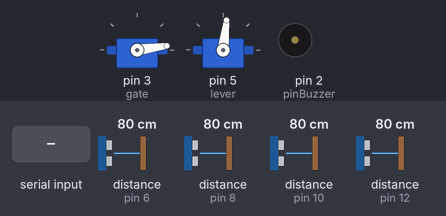
Simulated run of this sketch. Board: Arduino Uno, built with avr-gcc and run on an emulated ATmega328P. Shown: 2 × servo, buzzer (waves = sounding, pin HIGH). Wiring (inferred from the names in the program): 4 × ultrasonic range finder: trigger pin 7, echo pin 6 / trigger pin 9, echo pin 8 / trigger pin 11, echo pin 10 / trigger pin 13, echo pin 12. The test bench sets the inputs (shaded band); at power-on: distance to the obstacle (sensors on pin 6, pin 8, pin 10, pin 12) 80 cm. The echo pulse lasts 58.3 µs per cm; pins used as bus, display or sensor lines are not drawn.

Above: at 2.7 s.
2.8 s: distance to the obstacle (sensor on pin 6) set to 2 cm
At 2.92 s:
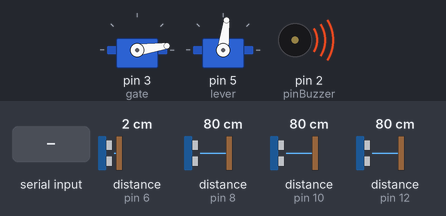
4.5 s: distance to the obstacle (sensor on pin 6) set to 22 cm
7.5 s: distance to the obstacle (sensor on pin 6) set to 28 cm
9.0 s: "2\n" received over Serial
At 11.9 s:
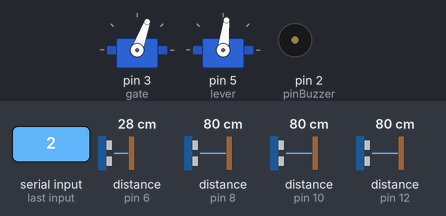
12.0 s: distance to the obstacle (sensor on pin 6) set to 4 cm
At 12.89 s:
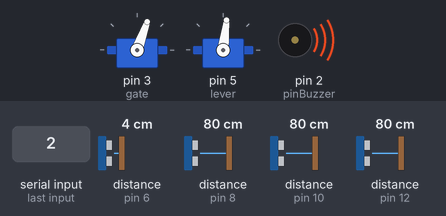
14.4 s: "90,45\n" received over Serial
At 18.1 s:
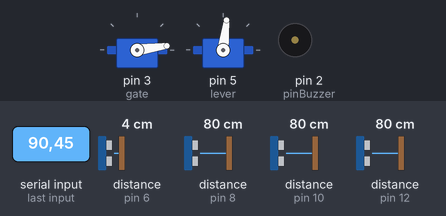
Timing chart, 0 to 18.4 s (numbered marks = the images above; inputs shaded):
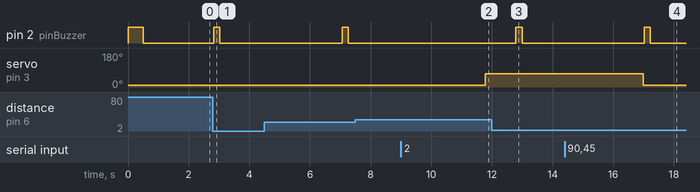

The sketch:

CodeIno.ino
```cpp
#include <Servo.h>

Servo gate;
Servo lever;

const int midleAngle = 83;

const int pinBuzzer = 2;
const int trigPin = 7;
const int echoPin = 6;
const int trigPin1 = 13;
const int echoPin1 = 12;
const int trigPin2 = 11;
const int echoPin2 = 10;
const int trigPin3 = 9;
const int echoPin3 = 8;

long duration, duration1, duration2, duration3;
int distance, distance1, distance2, distance3;
int angel =0;
int mode = 0;
int gerak = 0;
int point, lever_position;

char data;

void setup() {
  Serial.begin(9600);
  gate.attach(3);
  lever.attach(5);
  gate.write(10); //0-70
  lever.write(midleAngle);
  lever_position = midleAngle;

  pinMode(pinBuzzer, OUTPUT);
  pinMode(trigPin, OUTPUT);
  pinMode(echoPin, INPUT);
  pinMode(trigPin1, OUTPUT);
  pinMode(echoPin1, INPUT);
  pinMode(trigPin2, OUTPUT);
  pinMode(echoPin2, INPUT);
  pinMode(trigPin3, OUTPUT);
  pinMode(echoPin3, INPUT);


  digitalWrite(pinBuzzer, HIGH);
  delay(500);
  digitalWrite(pinBuzzer, LOW);
  delay(1000);
}

void loop() {

  bacaUS();
  get_value(&angel);

  if(distance < 25 and mode == 0){mode = 1; digitalWrite(pinBuzzer, HIGH); delay(200); digitalWrite(pinBuzzer, LOW); delay(4000);}
  else if(mode == 1){gerak = angel; mode = 0;}

  if(gerak == 0){gate.write(8); point = midleAngle;}
  else if(gerak == 1){point = 0; delay(500);}
  else if(gerak == 2){point = midleAngle; delay(500);}
  else if(gerak == 3){point = 170; delay(500);}

  if(lever_position > point)
  {
    for(int i = lever_position; i >= point; i--){lever.write(i); lever_position = i; /*Serial.println(lever_position);*/ delay(70);}
  }

  if(lever_position < point)
  {
    for(int i = lever_position; i <= point; i++){lever.write(i); lever_position = i; /*Serial.println(lever_position);*/ delay(70);}
  }

  if(gerak > 0 and gerak < 4){gate.write(70); delay(1000); gerak = 0;}

  if(distance1 + distance2 + distance3 < 80)
  {
    digitalWrite(pinBuzzer, HIGH); delay(50);
    digitalWrite(pinBuzzer, LOW); delay(50);
    digitalWrite(pinBuzzer, HIGH); delay(50);
    digitalWrite(pinBuzzer, LOW); delay(500);
  }

//  Serial.print(distance);
//  Serial.print(" , ");
//  Serial.print(distance1);
//  Serial.print(" , ");
//  Serial.print(distance2);
//  Serial.print(" , ");
//  Serial.print(distance3);
//  Serial.print(" , ");
//  Serial.print(gerak);
//  Serial.print(" , ");
//  Serial.println(angel);
}
```

Function.ino
```cpp
String int_inString1 = "";
uint16_t integer1;
void get_value(int* value)
{
  while(Serial.available())
  {
    int inchar = Serial.read();
    if(isDigit(inchar)){int_inString1+=(char)inchar;}

    if(inchar == '\n')
    {
      *value = int_inString1.toInt();
      int_inString1 = "";
    }
  }
}

void bacaUS()
{

//  digitalWrite(trigPin, LOW);
//  digitalWrite(trigPin1, LOW);
//  digitalWrite(trigPin2, LOW);
//  digitalWrite(trigPin3, LOW);
//  delayMicroseconds(2);
//  digitalWrite(trigPin, HIGH);
//  digitalWrite(trigPin1, HIGH);
//  digitalWrite(trigPin2, HIGH);
//  digitalWrite(trigPin3, HIGH);
//  delayMicroseconds(10);
//  digitalWrite(trigPin, LOW);
//  duration = pulseIn(echoPin, HIGH);
//  duration1 = pulseIn(echoPin1, HIGH);
//  duration2 = pulseIn(echoPin2, HIGH);
//  duration3 = pulseIn(echoPin3, HIGH);
//  distance= duration*0.034/2;
//  distance1= duration1*0.034/2;
//  distance2= duration2*0.034/2;
//  distance3= duration3*0.034/2;

  digitalWrite(trigPin, LOW);
  delayMicroseconds(2);
  digitalWrite(trigPin, HIGH);
  delayMicroseconds(10);
  digitalWrite(trigPin, LOW);
  duration = pulseIn(echoPin, HIGH);
  distance= duration*0.034/2;

  digitalWrite(trigPin1, LOW);
  delayMicroseconds(2);
  digitalWrite(trigPin1, HIGH);
  delayMicroseconds(10);
  digitalWrite(trigPin1, LOW);
  duration = pulseIn(echoPin1, HIGH);
  distance1= duration*0.034/2;

  digitalWrite(trigPin2, LOW);
  delayMicroseconds(2);
  digitalWrite(trigPin2, HIGH);
  delayMicroseconds(10);
  digitalWrite(trigPin2, LOW);
  duration = pulseIn(echoPin2, HIGH);
  distance2= duration*0.034/2;

  digitalWrite(trigPin3, LOW);
  delayMicroseconds(2);
  digitalWrite(trigPin3, HIGH);
  delayMicroseconds(10);
  digitalWrite(trigPin3, LOW);
  duration = pulseIn(echoPin3, HIGH);
  distance3= duration*0.034/2;

}
```

Measured:
- after the input at 2.8 s, pin 2 (pinBuzzer): LOW → HIGH at once, → LOW 0.20 s later
- after the input at 7.5 s, every drawn part: stays the same
- after the input at 9.0 s, servo on pin 3 (gate): 8° → 70° after 2.8 s
- after the input at 12.0 s, pin 2 (pinBuzzer): LOW → HIGH after 0.79 s, → LOW 0.20 s later; servo on pin 3 (gate): stays 70° (without the input it goes to 8° after 0.80 s)
- after the input at 14.4 s, pin 2 (pinBuzzer): LOW → HIGH after 2.6 s, → LOW 0.20 s later; servo on pin 3 (gate): goes on until 17.0 s, then stays 8°
